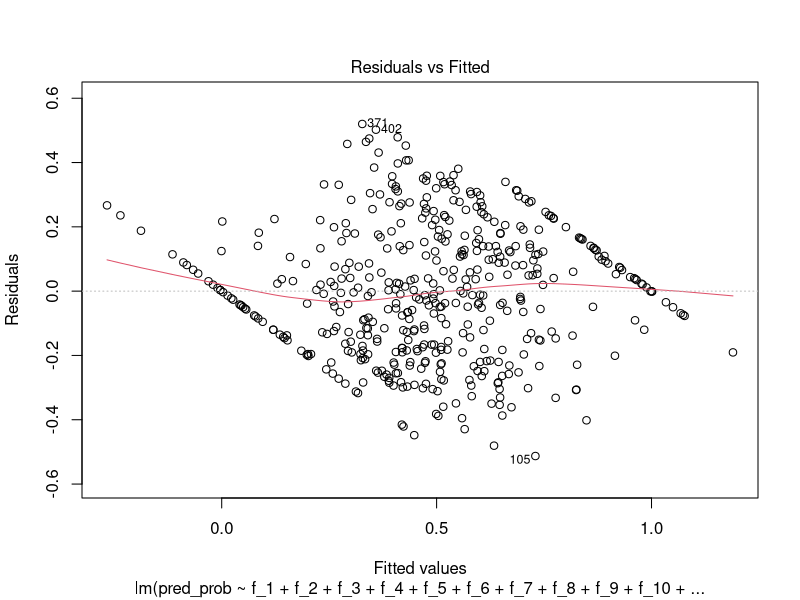
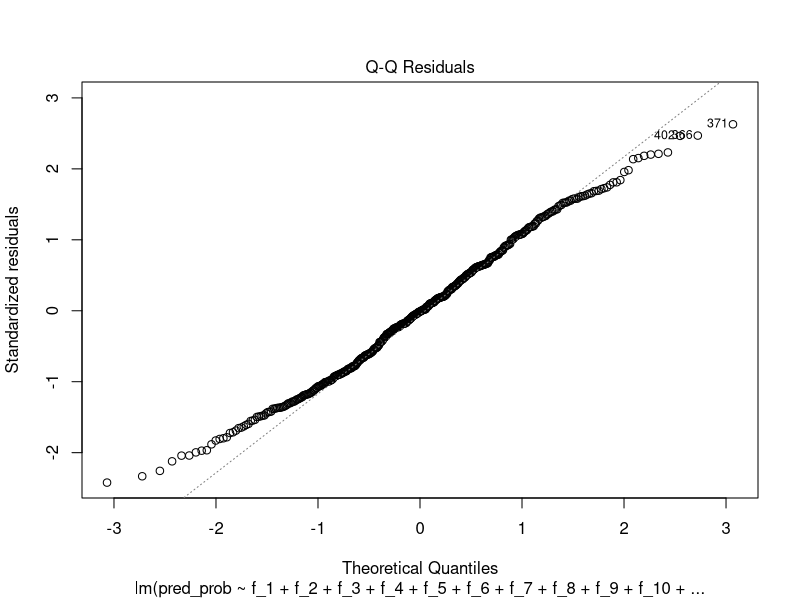
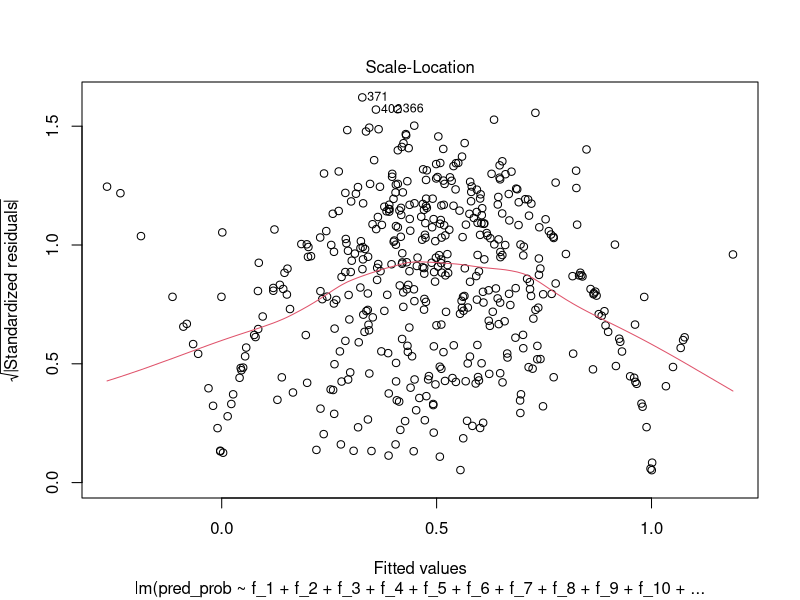
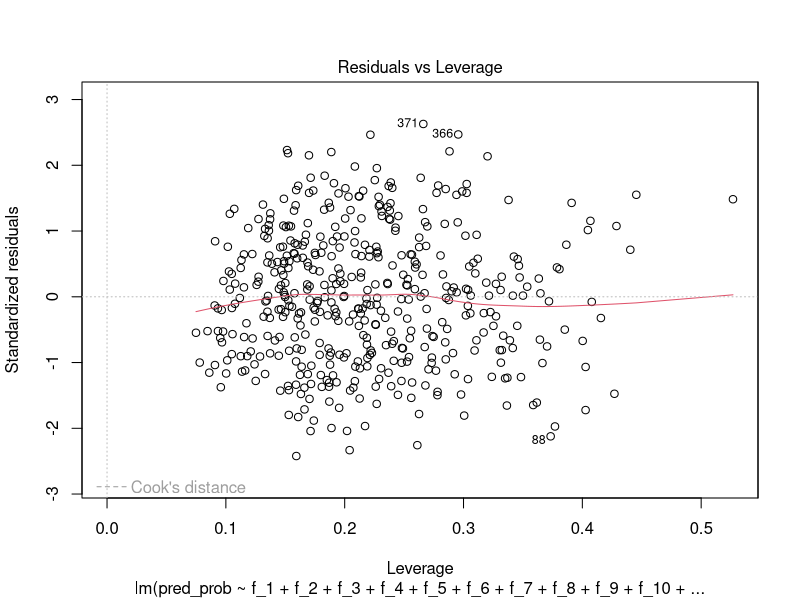
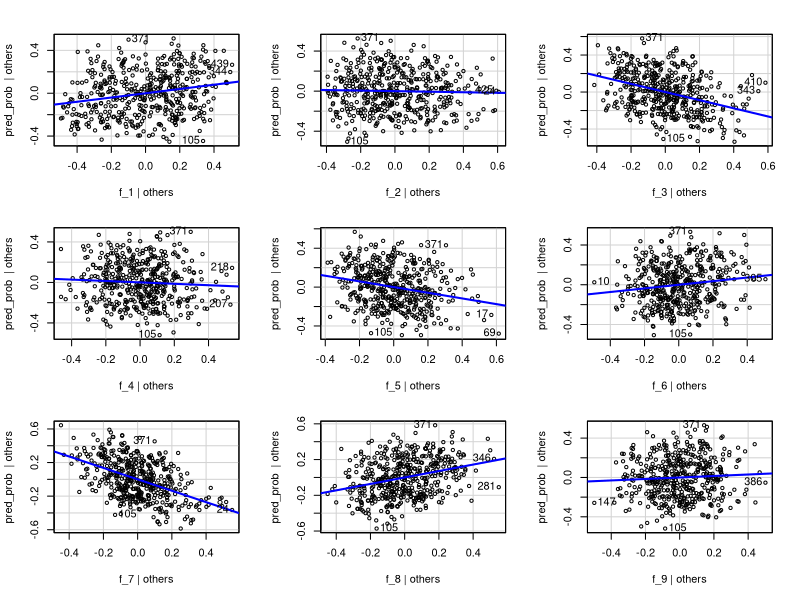
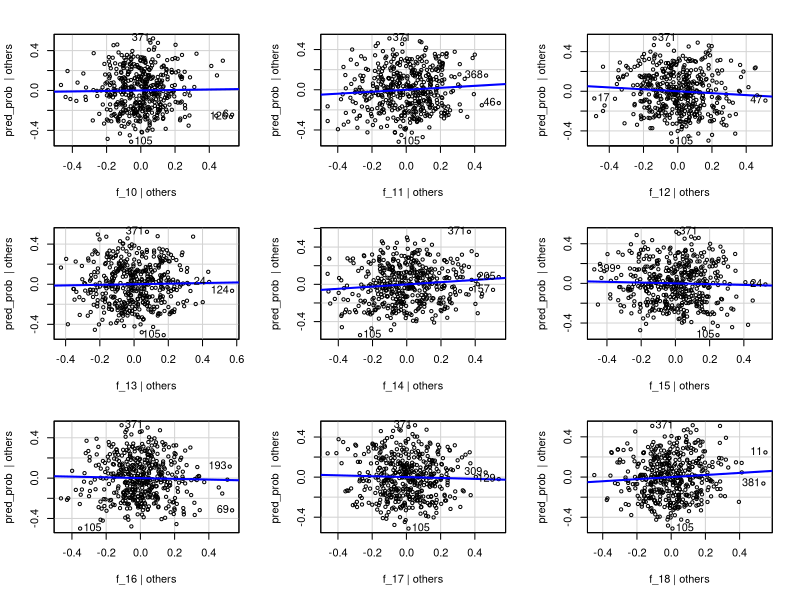
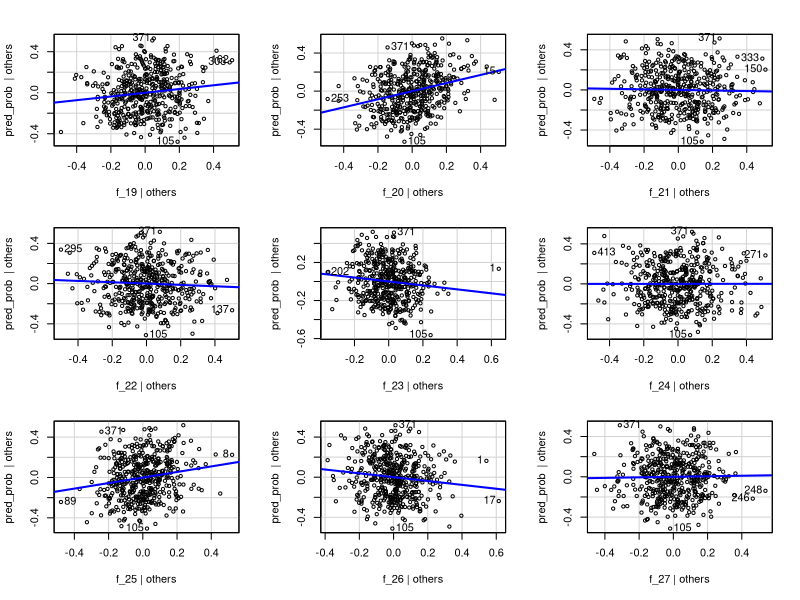
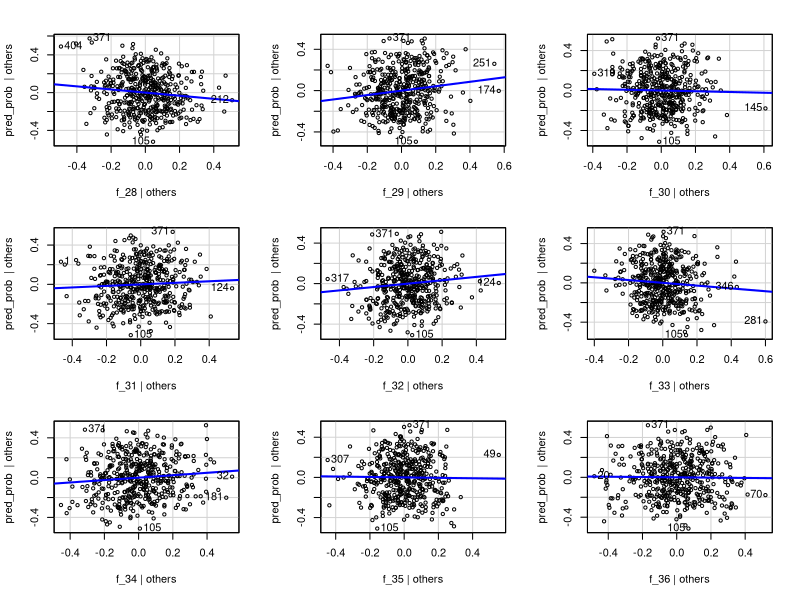

These figures' R source, in order: (Note: this script raises an error after producing the figures.)
## ---- chunk 1
knitr::opts_chunk$set(echo = TRUE)
## ---- chunk 2
# Load the required libraries
library(tidyverse)
library(caret)
library(MASS)
library(car)


## ---- chunk 3
# Load the dataset
data <- read.csv("pca_data_100_d7.csv")  # Update with the actual CSV file name

# Display the structure of the loaded data
str(data)

## ---- chunk 4
# Load the dplyr package for data manipulation
library(dplyr)

# Normalize each feature to the range [0, 1]
normalized_data <- data %>%
  mutate(across(starts_with("f"), ~ (.-min(.)) / (max(.) - min(.))))

# Display the first few rows of the normalized data
head(normalized_data)


## ---- chunk 5
col_name <- NULL;
for (i in 1:400) {
  
  col_name <-  paste0(col_name,"f_", i,"+")
  #data[, col_name] <- boxcox(data[, paste0("Feature_", i)], lambda = NULL)$x
}
cat(col_name)
## ---- chunk 6
model_2  = lm(pred_prob ~ f_1+f_2+f_3+f_4+f_5+f_6+f_7+f_8+f_9+f_10+f_11+f_12+f_13+f_14+f_15+f_16+f_17+f_18+f_19+f_20+f_21+f_22+f_23+f_24+f_25+f_26+f_27+f_28+f_29+f_30+f_31+f_32+f_33+f_34+f_35+f_36+f_37+f_38+f_39+f_40+f_41+f_42+f_43+f_44+f_45+f_46+f_47+f_48+f_49+f_50+f_51+f_52+f_53+f_54+f_55+f_56+f_57+f_58+f_59+f_60+f_61+f_62+f_63+f_64+f_65+f_66+f_67+f_68+f_69+f_70+f_71+f_72+f_73+f_74+f_75+f_76+f_77+f_78+f_79+f_80+f_81+f_82+f_83+f_84+f_85+f_86+f_87+f_88+f_89+f_90+f_91+f_92+f_93+f_94+f_95+f_96+f_97+f_98+f_99+f_100, data = normalized_data)
summary(model_2)
## ---- chunk 7

plot(model_2)
## ---- chunk 8

residuals <- residuals(model_2)

# Create the AV plot
avPlots(model_2)

# Create the CR plot
crPlots(model_2)

## ---- chunk 9
# Apply Box-Cox transformation to the target variable (response) if needed
# For example, if you have a response variable named 'y', you can transform it like this:
# data$y_transformed <- boxcox(data$y, lambda = NULL)
# Uncomment and modify the above line based on your data

# Apply Box-Cox transformation to the features
# Assuming the transformed features are named 'Feature_1_transformed', ..., 'Feature_10_transformed'

boxcox(data[, paste0("Feature_1")], lambda = NULL)
for (i in 1:10) {
  boxcox(data[, paste0("Feature_", i)], lambda = NULL)
  #col_name <- paste0("Feature_", i, "_transformed")
  #data[, col_name] <- boxcox(data[, paste0("Feature_", i)], lambda = NULL)$x
}

# Define the list of transformed feature names
transformed_feature_names <- paste0("Feature_", 1:10, "_transformed")  # Adjust the range as needed

# Construct the formula for MLR
formula <- reformulate(transformed_feature_names, response = "y")

# Perform Multiple Linear Regression (MLR) using the transformed features
model <- lm(formula, data = data)

# Display the summary of the MLR model
summary(model)


## ---- chunk 10
model3  = lm(pred_prob ~ f_1+f_2+f_3+f_4+f_5+f_6+f_7+f_8+f_9+f_10+f_11+f_12+f_13+f_14+f_15+f_16+f_17+f_18+f_19+f_20+f_21+f_22+f_23+f_24+f_25+f_26+f_27+f_28+f_29+f_30+f_31+f_32+f_33+f_34+f_35+f_36+f_37+f_38+f_39+f_40+f_41+f_42+f_43+f_44+f_45+f_46+f_47+f_48+f_49+f_50+f_51+f_52+f_53+f_54+f_55+f_56+f_57+f_58+f_59+f_60+f_61+f_62+f_63+f_64+f_65, data = normalized_data)
summary(model3)
## ---- chunk 11
model4  = lm(pred_prob ~ f_250+f_251+f_252+f_253+f_254+f_255+f_256+f_257+f_258+f_259+f_260+f_261+f_262+f_263+f_264+f_265+f_266+f_267+f_268+f_269+f_270+f_271+f_272+f_273+f_274+f_275+f_276+f_277+f_278+f_279+f_280+f_281+f_282+f_283+f_284+f_285+f_286+f_287+f_288+f_289+f_290+f_291+f_292+f_293+f_294+f_295+f_296+f_297+f_298+f_299+f_300+f_301+f_302+f_303+f_304+f_305+f_306+f_307+f_308+f_309+f_310+f_311+f_312+f_313+f_314+f_315+f_316+f_317+f_318+f_319+f_320+f_321+f_322+f_323+f_324+f_325+f_326+f_327+f_328+f_329+f_330+f_331+f_332+f_333+f_334+f_335+f_336+f_337+f_338+f_339+f_340+f_341+f_342+f_343+f_344+f_345+f_346+f_347+f_348+f_349+f_350, data = normalized_data)
summary(model4)
